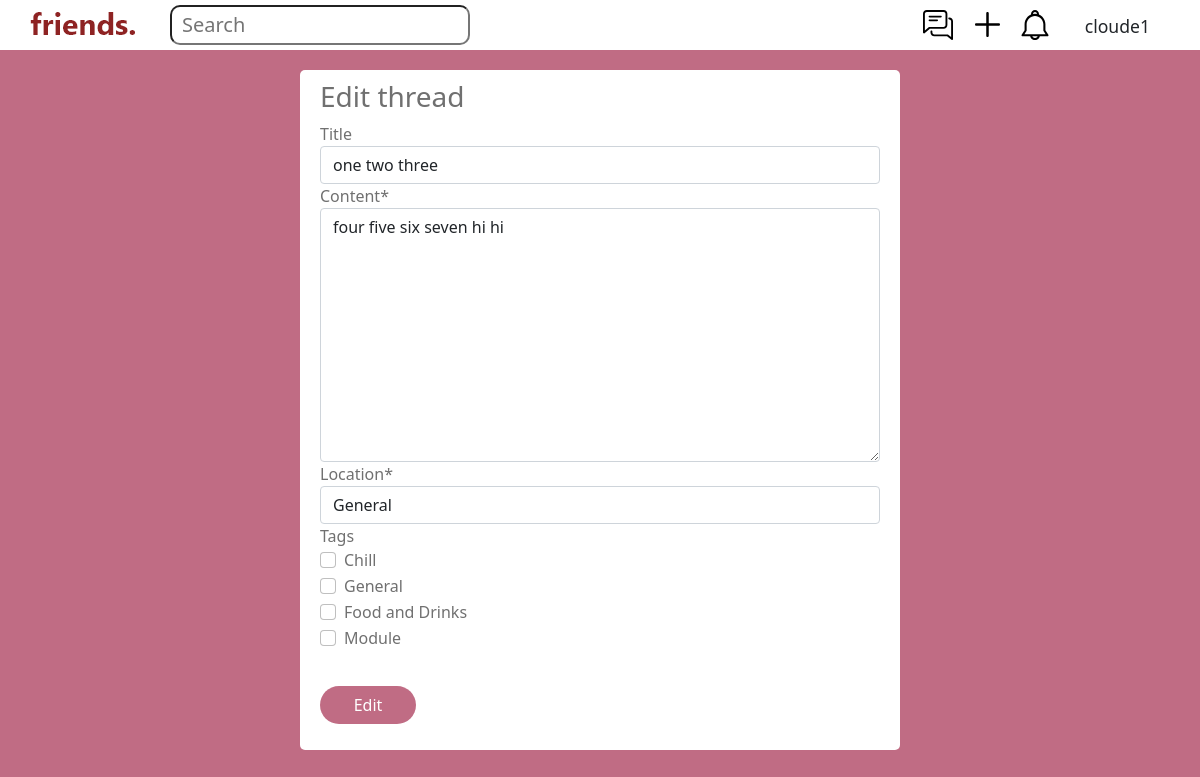
Before: /thread/2/edit (signed in) with the older database file.
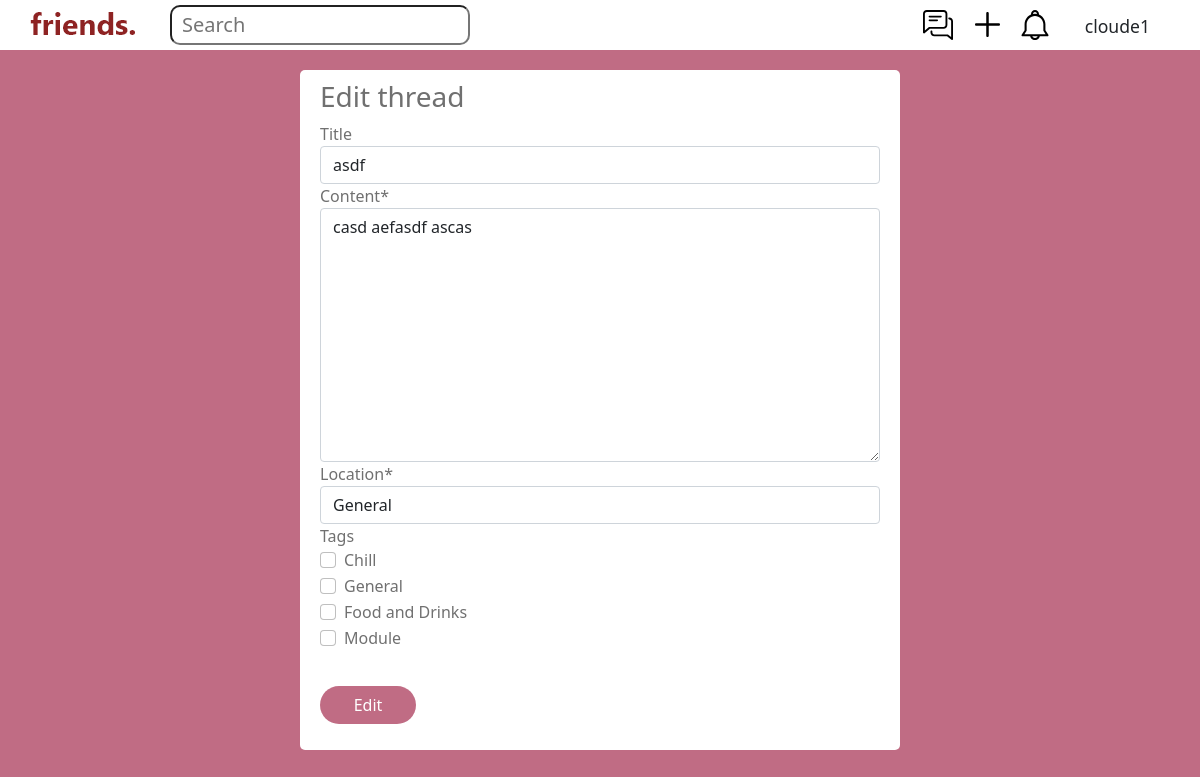
After: the same page with the newer database file.
### main/models.py (models this page shows, shortened)
class Thread(models.Model):
	LOCATION_CHOICES = (
		('General', 'General'),
		('COM','Computing'),
		('KR MRT', 'KR MRT'),
		('SCI','SCI'),
		('BIZ', 'BIZ'),
		('WTV', 'WTV')
	)
	user = models.ForeignKey(User, on_delete=models.CASCADE)
	title = models.CharField(max_length=100, default='', blank=True)
	content = models.CharField(max_length=1000, default='', blank=True)
	location = models.CharField(max_length=30, default='General', choices=LOCATION_CHOICES)
	tags = models.JSONField(default=list, null=True)
	created_at = models.DateTimeField(auto_now_add=True)
	viewable = models.BooleanField(default=True)
	profile = models.OneToOneField(UserProfile, on_delete=models.CASCADE, null=True)
	KW_EXTRACTOR = yake.KeywordExtractor(lan="en", n=1, dedupLim=0.9, top=10, features=None)
	def isProfileThread(self):
		return self.profile != None
	def getUser(self):
		return self.user
	class Meta:
		unique_together = (("title", "content"),)

### main/views.py (the view)
# urls.py: path("thread/<int:id>/edit", views.editthread, name="editthread"),
@login_required(login_url='/loginprompt')
def editthread(response, id):
	t = Thread.objects.get(id=id)
	if response.user != t.getUser():
		messages.error(response, 'You are not the owner of this thread.')
		return HttpResponseRedirect("/thread/%i" % id)
	if t.isProfileThread():
		return HttpResponseRedirect("/edit_profile_thread")
	if response.method == "POST":
		form = EditThreadForm(response.POST, instance=t)
		if form.is_valid():
			tt = form.cleaned_data["title"]
			c = form.cleaned_data["content"]
			if Thread.objects.filter(title=tt, content=c).count() > 1:
				print("error: already exists")
				messages.error(response, 'This thread already exists. Please try again with different title/content.')
				return HttpResponseRedirect("#")
			t.title = tt
			t.content = c
			t.location = form.cleaned_data["location"]
			t.tags = form.cleaned_data["tags"]
			t.save()
			messages.success(response, 'The thread has been updated!')
		return HttpResponseRedirect("/thread/%i" % id)
	else:
		form = EditThreadForm(instance=t)
		return render(response, "main/edit_thread.html", {"form":form, "id":id})

### main/forms.py
class EditThreadForm(forms.ModelForm):
	TAG_CHOICES = (
		('Chill', 'Chill'),
		('General','General'),
		('Food and Drinks', 'Food and Drinks'),
		('Module','Module'),
	)
	tags = forms.MultipleChoiceField(widget=forms.CheckboxSelectMultiple, choices=TAG_CHOICES, required=False)
	content = forms.CharField(label="Content", max_length=1000, widget=forms.Textarea)
	class Meta:
		model = Thread
		fields = ['title', 'content', 'location']

### main/templates/main/edit_thread.html (shortened to what this page needs)
{% extends 'main/base.html' %}
{% load crispy_forms_tags %}
{% block content %}
	<div class="center">
		<div class="requests">
			<h3>Edit thread</h3>
			<form method="post" action="/thread/{{id}}/edit">
				{{form|crispy}}
				<div class="input-group mb-3">
					<div class="input-group-prepend comment-form">
						<button type="submit", name="save" class="comment-btns-btn btn">Edit</button>
					</div>
				</div>
			</form>
		</div>
	</div>
{% endblock %}

Changed rows visible on the page:
changed Thread "General": title "one two three" → "asdf"; content "four five six seven hi hi" → "casd aefasdf ascas"
